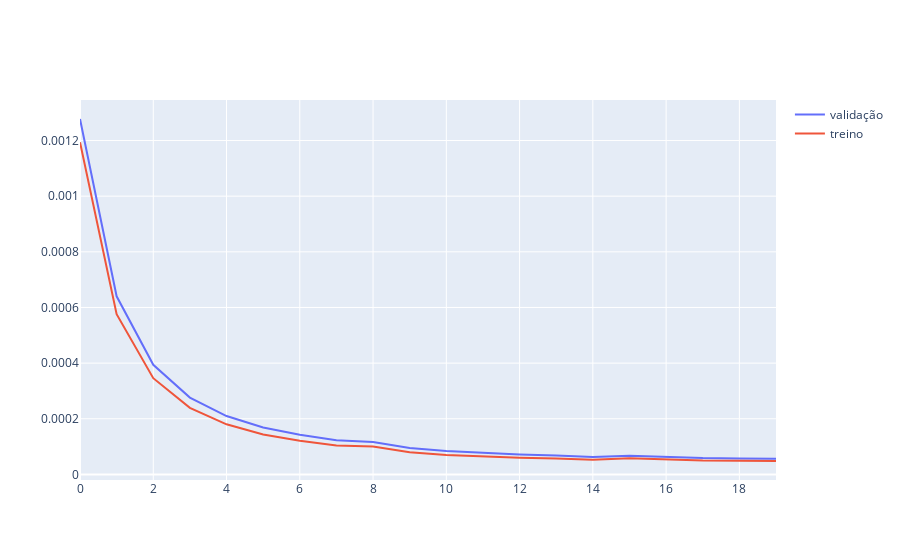

Here is the notebook cell this chart was saved with:
### Code cell
for epoch in range(n_epochs):
    model.train()
    with tqdm(batch_start, unit="batch", mininterval=0, disable=False) as bar:
        bar.set_description(f"Epoch {epoch}")
        for start in bar:
            # take a batch
            X_batch = X_train[start:start+batch_size,:]
            # forward pass
            Xh = model(X_batch)
            loss = loss_fn(Xh, X_batch)
            # backward pass
            optimizer.zero_grad()
            loss.backward()
            # update weights
            optimizer.step()
            # print progress
            bar.set_postfix(loss=float(loss))
    # evaluate accuracy at end of each epoch
    model.eval()
    Xh = model(X_val)
    valLoss.append(float(loss_fn(Xh, X_val)))
    Xh = model(X_train)
    trainLoss.append(float(loss_fn(Xh, X_train)))

fig = go.Figure()
fig.add_trace(go.Scatter(y=valLoss, mode="lines", showlegend=True, name='validação'))
fig.add_trace(go.Scatter(y=trainLoss, mode="lines", showlegend=True, name='treino'))
fig.show()

### Figure 1 — Plotly figure (JSON) as saved in the notebook; plotly's stock layout.template omitted (floating-point values rounded to 4 significant figures)
{"data": [{"mode": "lines", "name": "validação", "showlegend": true, "type": "scatter", "y": [0.001277, 0.0006402, 0.0003939, 0.0002761, 0.0002099, 0.0001687, 0.0001423, 0.0001227, 0.0001161, 9.528e-05, 8.409e-05, 7.68e-05, 7.183e-05, 6.794e-05, 6.275e-05, 6.744e-05, 6.244e-05, 5.868e-05, 5.749e-05, 5.618e-05]}, {"mode": "lines", "name": "treino", "showlegend": true, "type": "scatter", "y": [0.001194, 0.0005756, 0.0003459, 0.0002392, 0.0001801, 0.0001436, 0.000121, 0.0001041, 0.0001001, 8e-05, 7.023e-05, 6.403e-05, 6e-05, 5.694e-05, 5.258e-05, 5.848e-05, 5.32e-05, 4.974e-05, 4.923e-05, 4.828e-05]}], "layout": {}}
